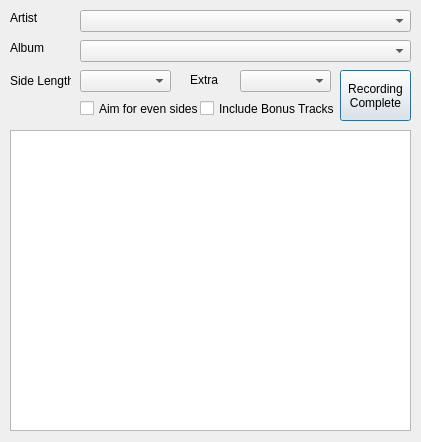
<?xml version="1.0" encoding="UTF-8"?>
<ui version="4.0">
 <class>Dialog</class>
 <widget class="QDialog" name="Dialog">
  <property name="geometry">
   <rect>
    <x>0</x>
    <y>0</y>
    <width>421</width>
    <height>442</height>
   </rect>
  </property>
  <property name="windowTitle">
   <string>TapeCalc</string>
  </property>
  <widget class="QComboBox" name="cmbArtist">
   <property name="geometry">
    <rect>
     <x>80</x>
     <y>10</y>
     <width>331</width>
     <height>22</height>
    </rect>
   </property>
  </widget>
  <widget class="QComboBox" name="cmbAlbum">
   <property name="geometry">
    <rect>
     <x>80</x>
     <y>40</y>
     <width>331</width>
     <height>22</height>
    </rect>
   </property>
  </widget>
  <widget class="QComboBox" name="cmbLength">
   <property name="geometry">
    <rect>
     <x>80</x>
     <y>70</y>
     <width>91</width>
     <height>22</height>
    </rect>
   </property>
   <property name="currentText">
    <string/>
   </property>
  </widget>
  <widget class="QLabel" name="label">
   <property name="geometry">
    <rect>
     <x>10</x>
     <y>10</y>
     <width>47</width>
     <height>16</height>
    </rect>
   </property>
   <property name="text">
    <string>Artist</string>
   </property>
  </widget>
  <widget class="QLabel" name="label_2">
   <property name="geometry">
    <rect>
     <x>10</x>
     <y>40</y>
     <width>47</width>
     <height>16</height>
    </rect>
   </property>
   <property name="text">
    <string>Album</string>
   </property>
  </widget>
  <widget class="QLabel" name="label_3">
   <property name="geometry">
    <rect>
     <x>10</x>
     <y>70</y>
     <width>61</width>
     <height>21</height>
    </rect>
   </property>
   <property name="text">
    <string>Side Length</string>
   </property>
  </widget>
  <widget class="QTextEdit" name="txtOutput">
   <property name="geometry">
    <rect>
     <x>10</x>
     <y>130</y>
     <width>401</width>
     <height>301</height>
    </rect>
   </property>
  </widget>
  <widget class="QCheckBox" name="evenSides">
   <property name="geometry">
    <rect>
     <x>80</x>
     <y>100</y>
     <width>131</width>
     <height>17</height>
    </rect>
   </property>
   <property name="text">
    <string>Aim for even sides</string>
   </property>
  </widget>
  <widget class="QComboBox" name="cmbExtra">
   <property name="geometry">
    <rect>
     <x>240</x>
     <y>70</y>
     <width>91</width>
     <height>22</height>
    </rect>
   </property>
  </widget>
  <widget class="QCheckBox" name="chkAllowBonus">
   <property name="geometry">
    <rect>
     <x>200</x>
     <y>100</y>
     <width>211</width>
     <height>17</height>
    </rect>
   </property>
   <property name="text">
    <string>Include Bonus Tracks</string>
   </property>
  </widget>
  <widget class="QLabel" name="label_4">
   <property name="geometry">
    <rect>
     <x>190</x>
     <y>70</y>
     <width>31</width>
     <height>20</height>
    </rect>
   </property>
   <property name="text">
    <string>Extra</string>
   </property>
  </widget>
  <widget class="QPushButton" name="cmdComplete">
   <property name="geometry">
    <rect>
     <x>340</x>
     <y>70</y>
     <width>71</width>
     <height>51</height>
    </rect>
   </property>
   <property name="text">
    <string>Recording
Complete</string>
   </property>
  </widget>
 </widget>
 <resources/>
 <connections/>
</ui>
